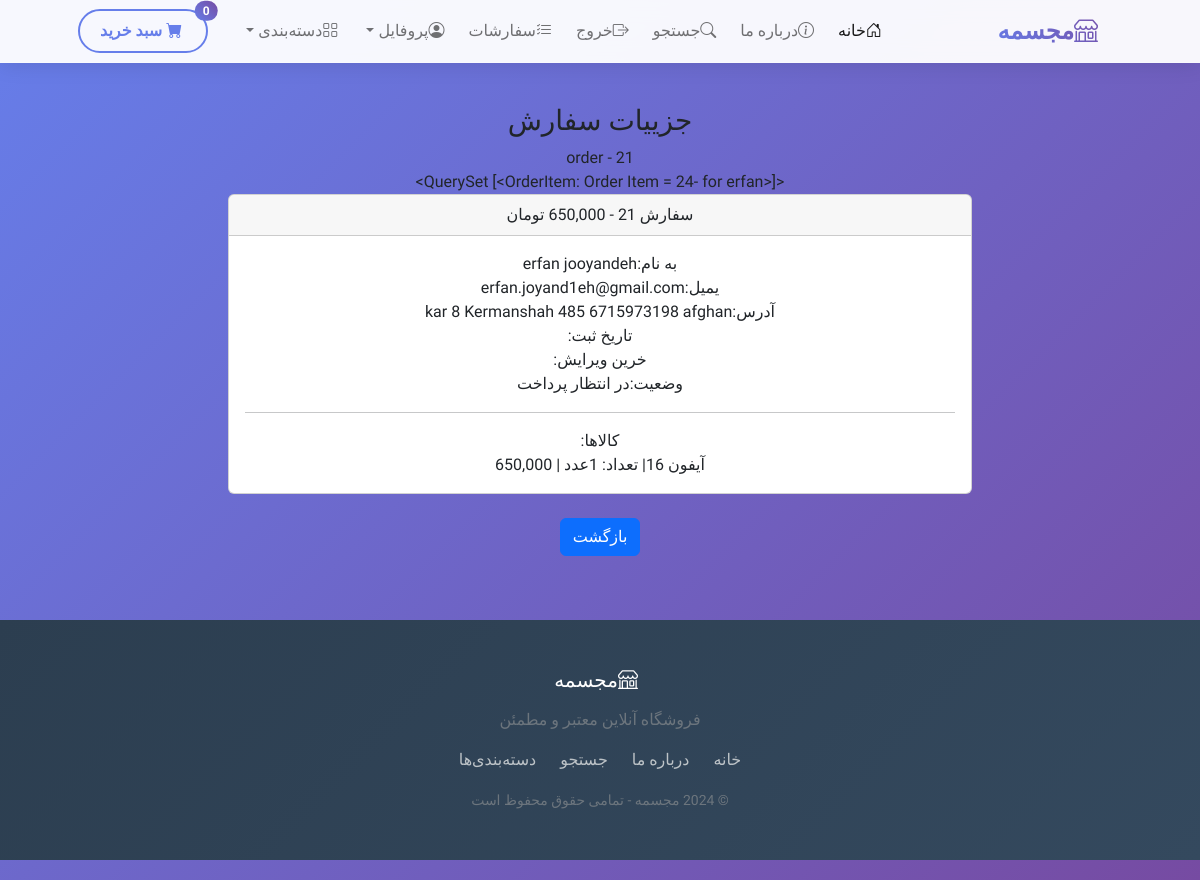
Page /orders_details/21 (signed in) on the committed database.
### payment/models.py (models this page shows, shortened)
class Order(models.Model):
    STATUS_ORDER = [
        ('Pending', 'در انتظار پرداخت' ),
        ('Processing', 'درحال پردازش' ),
        ('Shipped', 'ارسال شده به پست' ),
        ('Delivered', 'تحویل داده شده' ),
    ]
    user = models.ForeignKey(User, on_delete= models.CASCADE, null=True, blank=True)
    full_name = models.CharField(max_length=24)
    email = models.EmailField(max_length=100)
    shipping_address= models.TextField(max_length=1500)
    amount_paid = models.DecimalField(decimal_places=0, max_digits=12)
    date_ordered = jmodels.jDateTimeField(auto_now_add=True)
    status = models.CharField(max_length=24, choices=STATUS_ORDER, default='Pending')
    last_update = jmodels.jDateTimeField(auto_now=True)
    def __str__(self):
        return f'order - {self.id}'

class OrderItem(models.Model):
    order = models.ForeignKey(Order, on_delete=models.CASCADE, null=True)
    product = models.ForeignKey(Product, on_delete=models.CASCADE, null=True)
    user = models.ForeignKey(User, on_delete=models.CASCADE, null=True)
    quantity = models.PositiveIntegerField(default=1)
    price = models.DecimalField(decimal_places=0, max_digits=12)
    def __str__(self):
        if self.user is not None:
            return f'Order Item = {self.id}- for {self.user}'
        else:
            return f'Order Item = {self.id}'

### shop/models.py (models this page shows)
class Product (models.Model):
    name = models.CharField(max_length=40)
    description = models.CharField(max_length=500, default='', blank=True, null=True)
    price = models.DecimalField(max_digits=12, default=0, decimal_places=0)
    category= models.ForeignKey(Category, on_delete=models.CASCADE, default=1)
    picture = models.ImageField(upload_to ='Upload/product')
    star= models.IntegerField(default=0, validators=[MinValueValidator(0), MaxValueValidator(5)])
    is_sale = models.BooleanField(default=False)
    sale_price = models.DecimalField(max_digits=12, default=0, decimal_places=0)
    def __str__(self):
        return self.name

### shop/views.py (the view)
# urls.py: path('orders_details/<int:pk>', views.orders_details, name = "orders_details"),
def orders_details(request,pk):
    if request.user.is_authenticated:
        order= Order.objects.get(id=pk)
        items= OrderItem.objects.filter(order=pk)
        context= {
            'order' : order ,
            'items' : items
        }
        return render(request, 'orders_details.html',context)
    else:
        messages.success(request,'دسترسی امکان ندارد')
        return redirect("search")

### cart/cart.py (called while the page is built)
    def __len__(self):
        return len(self.cart)

### cart/context_processors.py (called while the page is built)
def cart (request):
    return{"cart": Cart (request)}

### shop/templates/orders_details.html
 {% extends "base.html" %}
{% load humanize %}
{% block content %}
<br>
<div class="container">
    <div class=" row">
        <center>
            <div class="col-8">
                <h3>جزییات سفارش</h3>
            {{order}}<br>
            {{items}}
            <div class="card">
                <div class="card-header">
                  سفارش {{order.id}} -  {{order.amount_paid|intcomma}} تومان
                </div>
                <div class="card-body">
                  به نام:{{order.full_name}}<br>
                  یمیل:{{order.email}}<br>
                   آدرس:{{order.shipping_address}}<br>
                  تاریخ ثبت:{{order.date_ordered|date:"Y-m-d H:i:s"}}<br>
                  خرین ویرایش:{{order.last_update|date:"Y-m-d H:i:s"}}<br>
                  وضعیت:{{order.get_status_display}}<br>
                  <hr>
                  کالاها:<br>
                  {% for item in items %}
                    {{item.product}}| تعداد: {{item.quantity}}عدد | {{item.price|intcomma}}
                    <br>
                  {% endfor %}
                </div>
              </div>
              <br>
              <a href="{% url 'orders' %}" class="btn btn-primary">بازگشت</a>
            </div>
        </center>
    </div>
</div>
{% endblock %}

### shop/templates/base.html (style rules this page uses)
body { font-family: 'Vazirmatn', sans-serif; background: linear-gradient(135deg, #667eea 0%, #764ba2 100%); min-height: 100vh; }

### rows in the picture
Order: id "order - 21", id "21", full_name "erfan jooyandeh", email "erfan.joyand1eh@gmail.com", shipping_address "kar 8 Kermanshah 485 6715973198 afghan", status "در انتظار پرداخت"
OrderItem: user+id "<QuerySet [<OrderItem: Order Item = 24- for erfan>]>", product "آیفون 16", quantity "1", price "650,000"

### other values in the picture
{{ cart|length }} "0"
